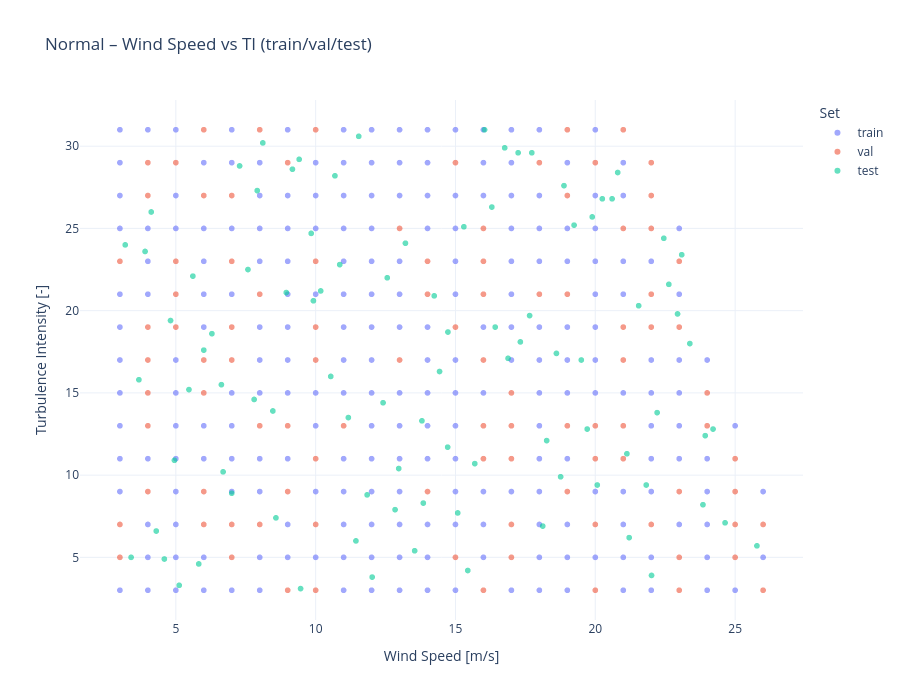

Notebook code cell kept with this figure:
### Markdown cell above
## Plot 1 – Input space: Wind Speed vs Turbulence Intensity

This interactive plot shows the **input space** `(Wind Speed, Turbulence Intensity)`:

- Each point is a simulation.
- Color/marker indicates which set the sample belongs to:
  - train / val / test.

What to look for:

- How does the **full-factorial grid** (train+val) compare to the **randomized test** points?
- With different `SPLIT_METHOD` choices:
  - Does the validation set cover a specific band (for holdout splits)?
  - Are there regions where only train or only val has data?

You can zoom/pan and toggle sets on/off by clicking on the legend.

### Code cell
# CELL 13: Plotting the input space scatter (WS vs TI) for train/val/test

# =========================================
# Plot 1: Input space scatter (WS vs TI)
# =========================================

plot_input_scatter_plotly(
    df_all,
    wsp_col="Wind Speed",
    ti_col="Turbulence Intensity",
    set_col="set",
    title=f"{SELECTED_REGIME} – Wind Speed vs TI (train/val/test)",
)

### Figure 1 — Plotly figure (JSON) as saved in the notebook; plotly's stock layout.template omitted (floating-point values rounded to 4 significant figures; data arrays with more than 128 entries replaced by an {"elided": "..."} marker saying what was removed)
{"data": [{"marker": {"opacity": 0.6, "size": 6}, "mode": "markers", "name": "train", "type": "scattergl", "x": {"elided": "230 float values"}, "y": {"elided": "230 float values"}}, {"marker": {"opacity": 0.6, "size": 6}, "mode": "markers", "name": "val", "type": "scattergl", "x": [10.0, 14.0, 13.0, 19.0, 4.0, 22.0, 24.0, 22.0, 15.0, 17.0, 7.0, 22.0, 4.0, 16.0, 9.0, 19.0, 16.0, 20.0, 10.0, 5.0, 6.0, 14.0, 4.0, 20.0, 22.0, 8.0, 25.0, 8.0, 10.0, 6.0, 11.0, 20.0, 7.0, 19.0, 21.0, 19.0, 3.0, 7.0, 6.0, 16.0, 4.0, 22.0, 15.0, 16.0, 4.0, 18.0, 17.0, 6.0, 5.0, 4.0, 25.0, 23.0, 15.0, 10.0, 3.0, 8.0, 16.0, 16.0, 26.0, 17.0, 8.0, 7.0, 20.0, 16.0, 25.0, 18.0, 25.0, 9.0, 9.0, 10.0, 21.0, 6.0, 23.0, 9.0, 19.0, 3.0, 24.0, 23.0, 13.0, 21.0, 23.0, 10.0, 10.0, 21.0, 21.0, 23.0, 5.0, 14.0, 20.0, 4.0, 7.0, 7.0, 26.0, 17.0, 5.0, 6.0, 22.0, 21.0, 17.0], "y": [23.0, 21.0, 25.0, 31.0, 27.0, 21.0, 13.0, 27.0, 5.0, 11.0, 17.0, 29.0, 29.0, 21.0, 3.0, 9.0, 23.0, 3.0, 17.0, 29.0, 9.0, 23.0, 15.0, 11.0, 19.0, 21.0, 9.0, 7.0, 3.0, 7.0, 13.0, 13.0, 5.0, 21.0, 13.0, 27.0, 5.0, 19.0, 27.0, 25.0, 19.0, 7.0, 29.0, 11.0, 17.0, 21.0, 15.0, 31.0, 19.0, 9.0, 5.0, 3.0, 19.0, 11.0, 7.0, 13.0, 3.0, 17.0, 7.0, 7.0, 31.0, 23.0, 7.0, 13.0, 11.0, 29.0, 7.0, 29.0, 9.0, 31.0, 11.0, 17.0, 9.0, 13.0, 13.0, 23.0, 15.0, 19.0, 17.0, 25.0, 5.0, 7.0, 19.0, 31.0, 17.0, 23.0, 21.0, 9.0, 29.0, 13.0, 27.0, 7.0, 3.0, 13.0, 23.0, 15.0, 25.0, 19.0, 5.0]}, {"marker": {"opacity": 0.6, "size": 6}, "mode": "markers", "name": "test", "type": "scattergl", "x": [3.19, 3.4, 3.68, 3.9, 4.12, 4.3, 4.59, 4.81, 4.95, 5.12, 5.47, 5.61, 5.82, 6.0, 6.29, 6.63, 6.69, 7.0, 7.28, 7.58, 7.8, 7.91, 8.11, 8.47, 8.58, 8.95, 9.17, 9.41, 9.46, 9.84, 9.92, 10.18, 10.54, 10.69, 10.86, 11.17, 11.44, 11.54, 11.84, 12.02, 12.41, 12.56, 12.84, 12.97, 13.21, 13.54, 13.8, 13.85, 14.24, 14.43, 14.72, 14.73, 15.08, 15.3, 15.44, 15.69, 16.04, 16.3, 16.42, 16.76, 16.88, 17.24, 17.32, 17.65, 17.73, 18.12, 18.26, 18.61, 18.76, 18.88, 19.24, 19.5, 19.71, 19.89, 20.07, 20.25, 20.6, 20.8, 21.13, 21.21, 21.55, 21.82, 22.01, 22.21, 22.45, 22.63, 22.94, 23.09, 23.38, 23.85, 23.93, 24.21, 24.64, 25.78], "y": [24.0, 5.0, 15.8, 23.6, 26.0, 6.6, 4.9, 19.4, 10.9, 3.3, 15.2, 22.1, 4.6, 17.6, 18.6, 15.5, 10.2, 8.9, 28.8, 22.5, 14.6, 27.3, 30.2, 13.9, 7.4, 21.1, 28.6, 29.2, 3.1, 24.7, 20.6, 21.2, 16.0, 28.2, 22.8, 13.5, 6.0, 30.6, 8.8, 3.8, 14.4, 22.0, 7.9, 10.4, 24.1, 5.4, 13.3, 8.3, 20.9, 16.3, 11.7, 18.7, 7.7, 25.1, 4.2, 10.7, 31.0, 26.3, 19.0, 29.9, 17.1, 29.6, 18.1, 19.7, 29.6, 6.9, 12.1, 17.4, 9.9, 27.6, 25.2, 17.0, 12.8, 25.7, 9.4, 26.8, 26.8, 28.4, 11.3, 6.2, 20.3, 9.4, 3.9, 13.8, 24.4, 21.6, 19.8, 23.4, 18.0, 8.2, 12.4, 12.8, 7.1, 5.7]}], "layout": {"height": 700, "legend": {"title": {"text": "Set"}}, "title": {"text": "Normal – Wind Speed vs TI (train/val/test)"}, "width": 900, "xaxis": {"title": {"text": "Wind Speed [m/s]"}}, "yaxis": {"title": {"text": "Turbulence Intensity [-]"}}}}
